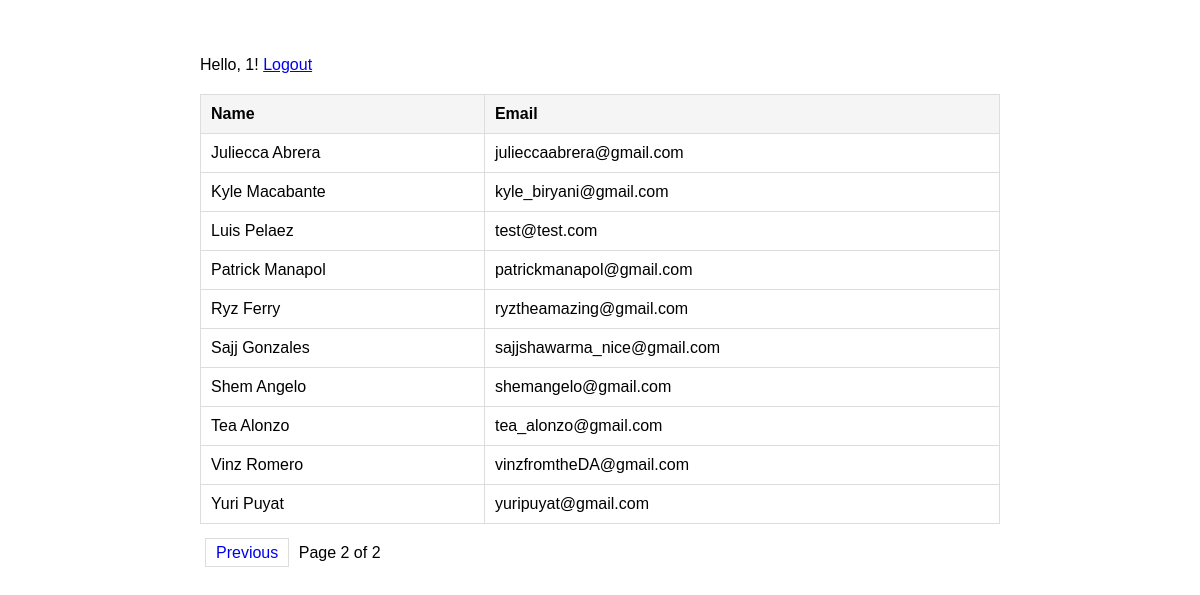
Page /list.php?page=2 (signed in) on the committed database.
### tables this page shows
CREATE TABLE `users` (
  `id` int(11) NOT NULL,
  `first_name` varchar(50) NOT NULL,
  `last_name` varchar(50) NOT NULL,
  `email` varchar(100) NOT NULL,
  `created_at` timestamp NOT NULL DEFAULT CURRENT_TIMESTAMP
);

### list.php (the view, shortened to what this page needs)
<?php
$users_per_page = 10;
$page = isset($_GET['page']) ? (int)$_GET['page'] : 1;
$offset = ($page - 1) * $users_per_page;
$total_query = "SELECT COUNT(*) as total FROM users";
$total_result = mysql_query($total_query);
$total_users = mysql_fetch_assoc($total_result)['total'];
$total_pages = ceil($total_users / $users_per_page);
$query = "SELECT id, first_name, last_name, email
          FROM users
          ORDER BY first_name ASC
          LIMIT $offset, $users_per_page";
$result = mysql_query($query);
?>
<!DOCTYPE html>
<html>
<head>
</head>
<body>
    <div class="welcome">
        <p>Hello, <?php echo htmlspecialchars($_SESSION['user_name']); ?>!
           <a href="logout.php">Logout</a>
        </p>
    </div>
    <table>
        <tr>
            <th>Name</th>
            <th>Email</th>
        </tr>
        <?php while ($user = mysql_fetch_assoc($result)): ?>
        <tr>
            <td><?php echo htmlspecialchars($user['first_name'] . ' ' . $user['last_name']); ?></td>
            <td><?php echo htmlspecialchars($user['email']); ?></td>
        </tr>
        <?php endwhile; ?>
    </table>
    <div class="pagination">
        <?php if ($total_pages > 1): ?>
            <?php if ($page > 1): ?>
                <a href="?page=<?php echo $page - 1; ?>">Previous</a>
            <?php endif; ?>
            Page <?php echo $page; ?> of <?php echo $total_pages; ?>
        <?php endif; ?>
    </div>
</body>
</html>

### list.php (style rules this page uses)
body { font-family: Arial; max-width: 800px; margin: 20px auto; padding: 20px; }
table { width: 100%; border-collapse: collapse; margin: 20px 0; }
th, td { padding: 10px; text-align: left; border: 1px solid #ddd; }
th { background: #f5f5f5; }
.pagination { margin-top: 20px; }
.pagination a { padding: 5px 10px; margin: 0 5px; text-decoration: none; border: 1px solid #ddd; }
.welcome { margin-bottom: 20px; }

### rows in the picture
users: first_name+last_name "Juliecca Abrera", email "julieccaabrera@gmail.com"
users: first_name+last_name "Kyle Macabante", email "kyle_biryani@gmail.com"
users: first_name+last_name "Luis Pelaez", email "test@test.com"
users: first_name+last_name "Patrick Manapol", email "patrickmanapol@gmail.com"
users: first_name+last_name "Ryz Ferry", email "ryztheamazing@gmail.com"
users: first_name+last_name "Sajj Gonzales", email "sajjshawarma_nice@gmail.com"
users: first_name+last_name "Shem Angelo", email "shemangelo@gmail.com"
users: first_name+last_name "Tea Alonzo", email "tea_alonzo@gmail.com"
users: first_name+last_name "Vinz Romero", email "vinzfromtheDA@gmail.com"
users: first_name+last_name "Yuri Puyat", email "yuripuyat@gmail.com"

### other values in the picture
$_SESSION['user_name'] "1"
$page "2"
$total_pages "2"
